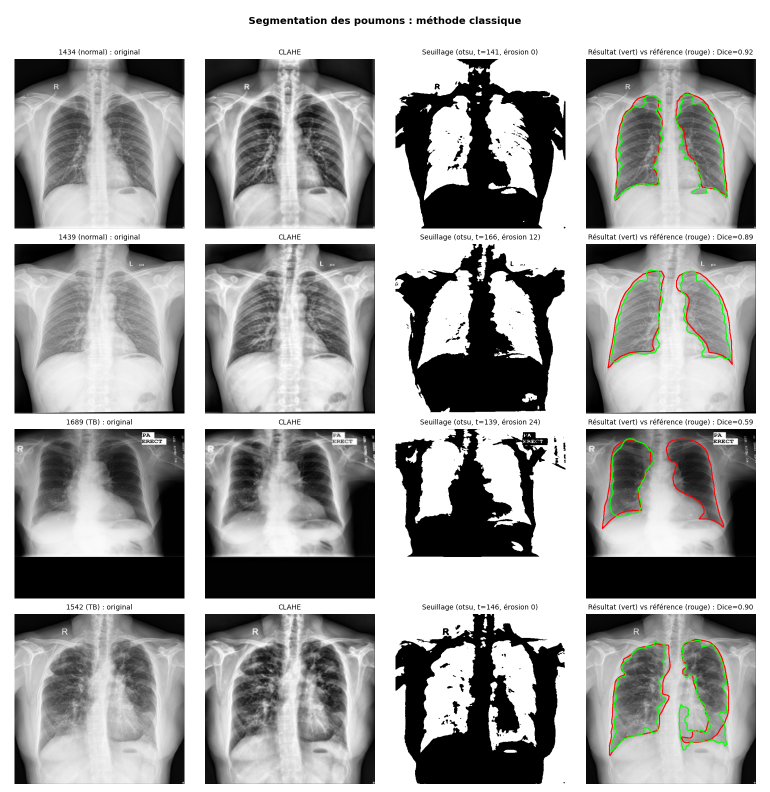
#> input picture results/segmentation_demo.png, 1540 x 1584 px (shown at 1/2 size)
$ python -i segmentation.py   (imports and definitions only)
#> lines starting #> are read from the running program, lines starting #| are printed output that depends on the picture; after the words box and inside, x2 and y2 are one past the last pixel; in counts of white or black regions, pixels touching at a corner belong together
"""
segmentation.py : segmentation classique des poumons sur radiographie thoracique.

Pipeline : niveaux de gris -> redimensionnement -> flou gaussien -> CLAHE
           -> seuillage (Otsu, ou Otsu restreint au corps) -> morphologie
           -> suppression des régions touchant le bord -> 2 plus grandes régions.

Utilisation (depuis le dossier du projet, environnement activé) :
    python segmentation.py                # évalue 40 images au hasard + figure de démo
    python segmentation.py --n 100        # évalue 100 images
    python segmentation.py --all          # évalue les 704 images
"""
import argparse
from pathlib import Path

import cv2
import numpy as np
import pandas as pd
import matplotlib

# [1 line not run here, left out]
import matplotlib.pyplot as plt
from scipy import ndimage as ndi
from skimage import filters, measure, segmentation

SIZE = 512
BASE = Path(__file__).resolve().parent
DEFAULT_ROOT = BASE / "data" / "tb_dataset"
METHODS = ("otsu", "body_otsu")


# --------------------------------------------------------------------------
# Chemins et chargement
# --------------------------------------------------------------------------
def image_dir(root):
    return Path(root) / "Chest-X-Ray" / "Chest-X-Ray" / "image"


def mask_dir(root):
    return Path(root) / "Chest-X-Ray" / "Chest-X-Ray" / "mask"


# [15 lines left out: functions load_gray, load_mask, not called in this run]


# --------------------------------------------------------------------------
# Étapes du pipeline
# --------------------------------------------------------------------------
def preprocess(img):
    """Débruitage léger (gaussien) puis amélioration du contraste (CLAHE)."""
    blur = cv2.GaussianBlur(img, (5, 5), 0)
    clahe = cv2.createCLAHE(clipLimit=2.0, tileGridSize=(8, 8))
    return clahe.apply(blur)
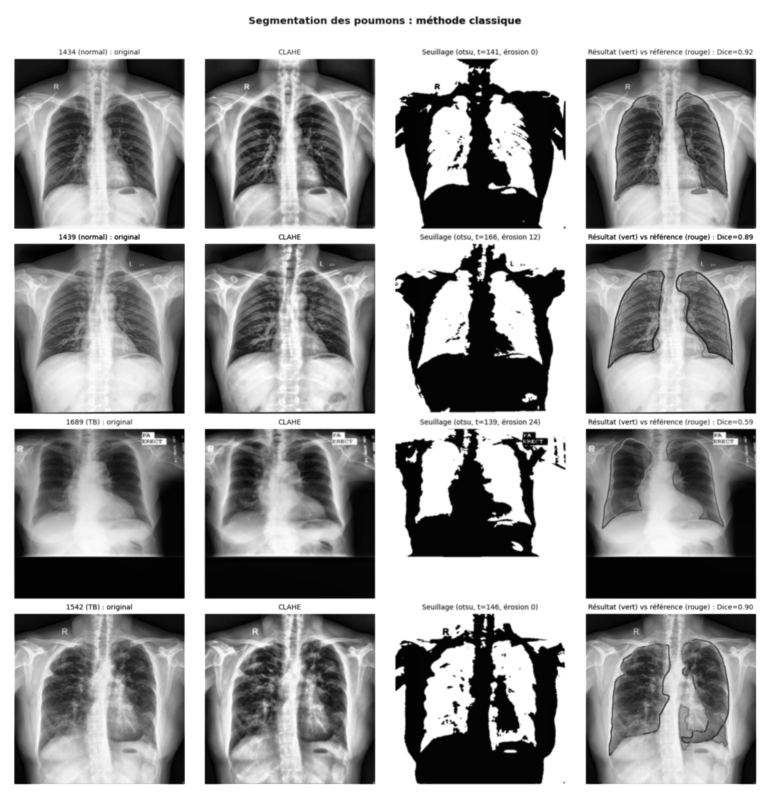
#> returned value: shape (1584, 1540) (shown at 1/2 size); min 0, max 255, mean 155.4


# [8 lines left out: function body_mask, not called in this run]


def lung_threshold(enh, method="otsu"):
    """Seuil séparant les poumons (sombres) du reste du thorax.

    - "otsu"      : Otsu sur la zone centrale de l'image (noir pur ignoré).
    - "body_otsu" : Otsu calculé seulement à l'intérieur du corps, donc le fond
                    de l'image n'influence pas le seuil.
    """
#> called with method = 'otsu'
    h, w = enh.shape
#> h = 1584; w = 1540
    if method == "body_otsu":
        vals = enh[body_mask(enh)]
    else:
        roi = enh[int(0.10 * h): int(0.95 * h), int(0.10 * w): int(0.90 * w)]
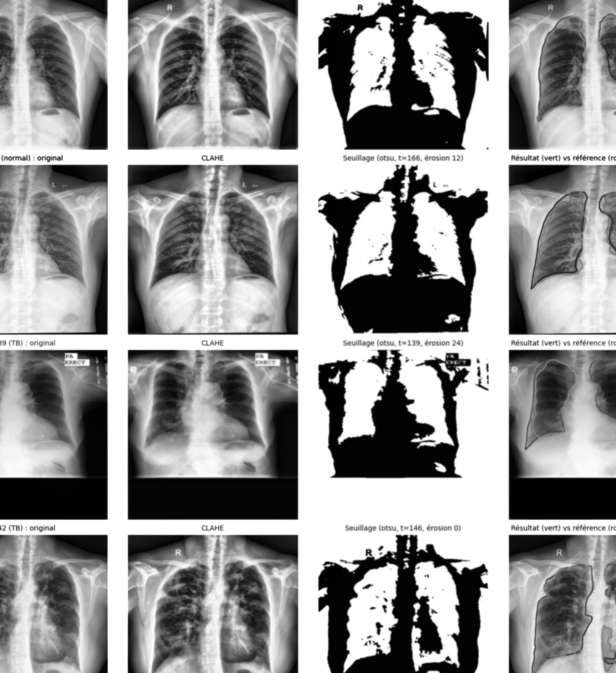
#> roi: shape (1346, 1232) (shown at 1/2 size); min 0, max 255, mean 148.4
        vals = roi[roi > 5]
    if vals.size < 100:
        return 128.0
    return float(filters.threshold_otsu(vals))


def _ellipse(k):
    return cv2.getStructuringElement(cv2.MORPH_ELLIPSE, (k, k))


def clean_mask(cand, min_area_frac=0.01, n_keep=2, erode=0):
    """Nettoie le masque candidat et ne garde que les deux plus grandes régions.

    erode > 0 : on érode d'abord le masque (rayon en pixels) pour couper les
    "ponts" fins qui relient les poumons au fond ; on supprime ensuite les
    régions touchant le bord, puis on redilate (limité au masque d'origine).
    """
    m = cand.astype(np.uint8)
    m = cv2.morphologyEx(m, cv2.MORPH_OPEN, _ellipse(5))    # enlève les petits points
    m = cv2.morphologyEx(m, cv2.MORPH_CLOSE, _ellipse(9))   # bouche les petits trous
    k = _ellipse(2 * erode + 1) if erode > 0 else None
    core = cv2.erode(m, k) if erode > 0 else m
    core = segmentation.clear_border(core.astype(bool))     # enlève le fond (touche le bord)
    lab = measure.label(core)
    min_area = min_area_frac * core.size * (0.3 if erode > 0 else 1.0)
    props = [p for p in measure.regionprops(lab) if p.area >= min_area]
    props = sorted(props, key=lambda p: p.area, reverse=True)[:n_keep]
    out = np.zeros(core.shape, dtype=bool)
    for p in props:
        out |= lab == p.label
    if erode > 0:
        out = cv2.dilate(out.astype(np.uint8), k).astype(bool) & m.astype(bool)
    return ndi.binary_fill_holes(out)


def _plausible(mask):
    """Deux régions et une surface réaliste (8 % à 45 % de l'image)."""
    n = measure.label(mask).max()
    return n >= 2 and 0.08 <= mask.mean() <= 0.45


def segment_lungs(img, method="otsu"):
    """Segmente les poumons. Retourne (masque booléen, dict des étapes).

    On essaie d'abord sans érosion ; si le résultat n'est pas plausible
    (poumons collés au fond, masque vide...), on réessaie avec une érosion
    de plus en plus forte.
    """
    enh = preprocess(img)
    t = lung_threshold(enh, method)
#> t = 157
    cand = enh < t
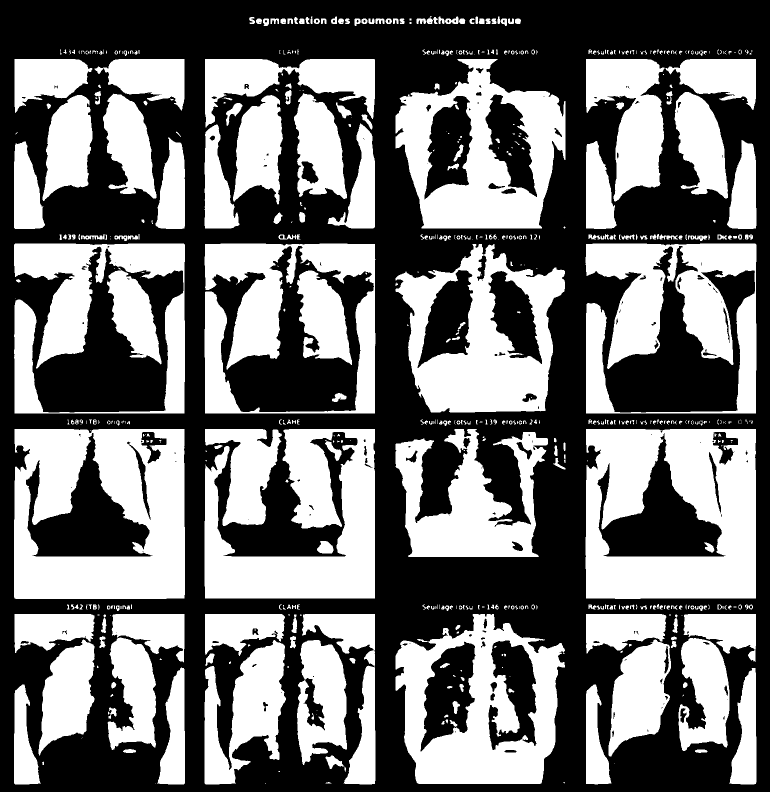
#> cand: shape (1584, 1540) bool (shown at 1/2 size); 44.6% white; 626 white regions (249 under 20 px), largest, box (x1, y1, x2, y2) and area: (1171, 858, 1512, 1198) 85573, (28, 858, 370, 1198) 85371, (409, 858, 750, 1197) 66162
    tried = []
    for r in (0, 6, 12, 18, 24):
        mask = clean_mask(cand, erode=r)
        tried.append((r, mask))
        if _plausible(mask):
            break
    else:  # aucun essai plausible : on garde le plus grand masque raisonnable
        ok = [(r, m) for r, m in tried if m.mean() <= 0.45 and m.any()]
        r, mask = max(ok, key=lambda x: x[1].sum()) if ok else tried[-1]
#> this loop made 1 pass
#> pass 1, in clean_mask, `m = cv2.morphologyEx(m, cv2.MORPH_OPEN, _ellipse(5))`:
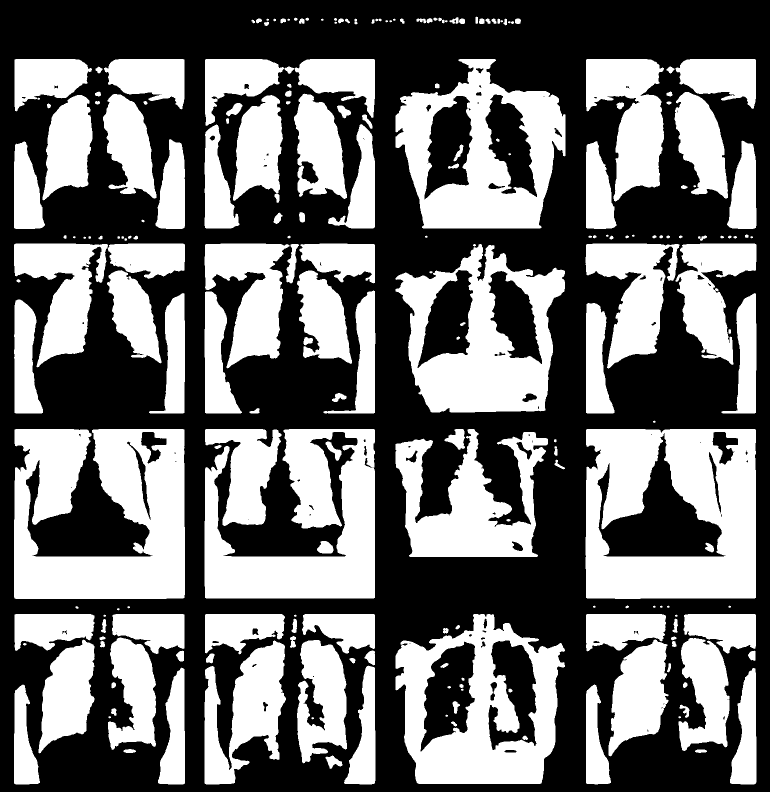
#> m: shape (1584, 1540) (shown at 1/2 size); values 0 (black) and 1 (white), 43.7% white; 221 white regions (35 under 20 px), largest, box (x1, y1, x2, y2) and area: (1171, 858, 1512, 1198) 85394, (28, 858, 370, 1198) 85190, (409, 858, 750, 1197) 66076
#> pass 1, in clean_mask, `m = cv2.morphologyEx(m, cv2.MORPH_CLOSE, _ellipse(9))`:
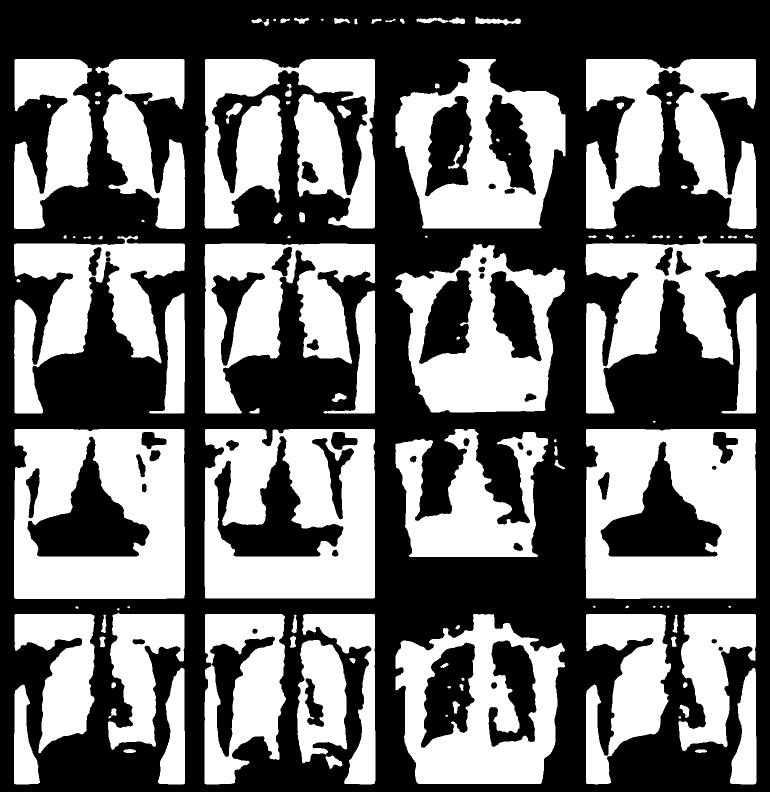
#> m: shape (1584, 1540) (shown at 1/2 size); values 0 (black) and 1 (white), 44.5% white; 113 white regions (14 under 20 px), largest, box (x1, y1, x2, y2) and area: (1171, 858, 1512, 1198) 87143, (28, 858, 370, 1198) 86427, (409, 858, 750, 1197) 85123
#> pass 1, in clean_mask, `lab = measure.label(core)`:
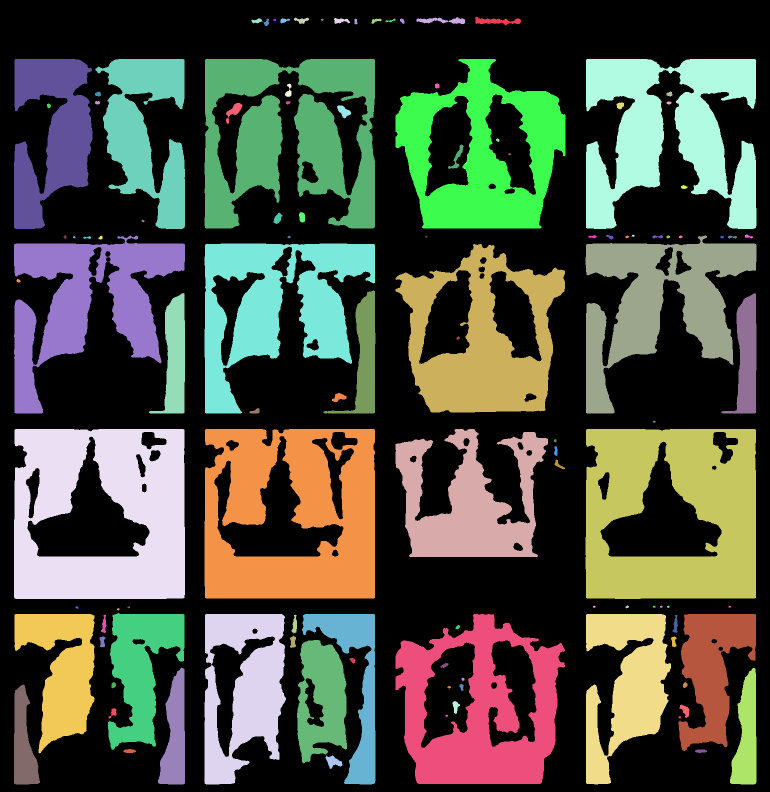
#> lab: shape (1584, 1540) int32 (shown at 1/2 size); 114 distinct labels, from 0 to 113; one colour per label, 0 black
#> pass 1, in segment_lungs, `mask = clean_mask(cand, erode=r)`:
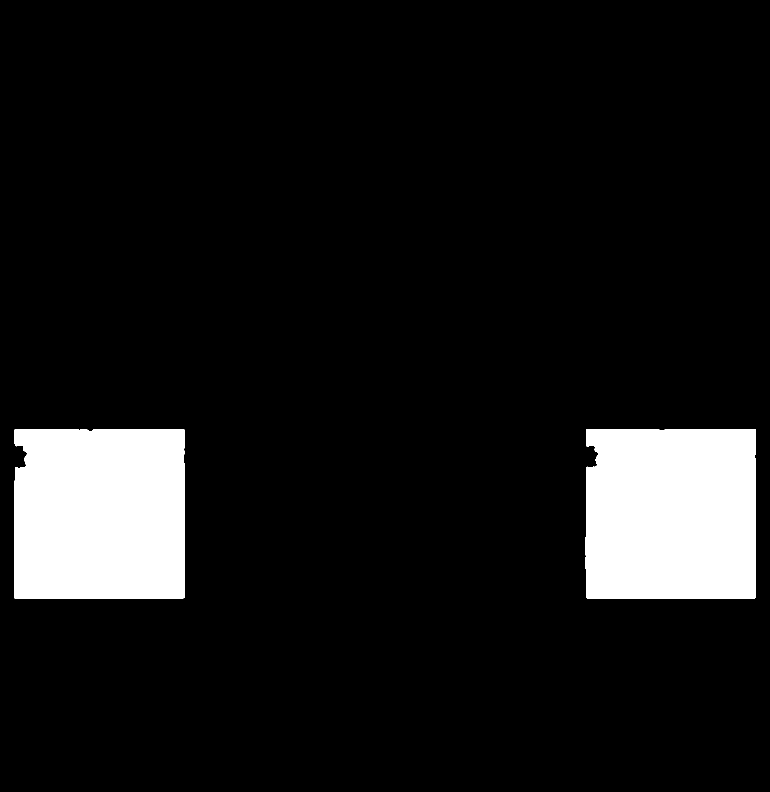
#> mask: shape (1584, 1540) bool (shown at 1/2 size); 9.4% white; 2 white regions, box (x1, y1, x2, y2) and area: (28, 858, 370, 1198) 114818, (1171, 858, 1512, 1198) 114372
#> after the loop, tried = 1 item
    steps = {"original": img, "clahe": enh, "seuil": cand, "masque": mask, "t": t, "erosion": r}
    return mask, steps


# --------------------------------------------------------------------------
# Métriques
# --------------------------------------------------------------------------
def dice(a, b):
    s = a.sum() + b.sum()
    return 1.0 if s == 0 else 2.0 * np.logical_and(a, b).sum() / s


def iou(a, b):
    u = np.logical_or(a, b).sum()
    return 1.0 if u == 0 else np.logical_and(a, b).sum() / u


# --------------------------------------------------------------------------
# Affichage
# --------------------------------------------------------------------------
# [96 lines left out: functions overlay, save_demo_figure, evaluate, main, not called in this run]


# [2 lines not run here, left out]

>>> import cv2
>>> picture = cv2.imread('results/segmentation_demo.png', cv2.IMREAD_GRAYSCALE)
>>> result = segment_lungs(picture)
